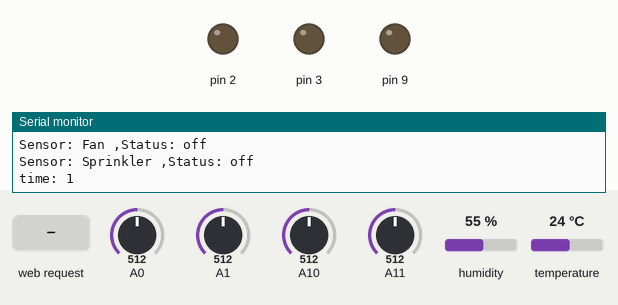
Bench run of a sketch on a simulated Arduino Mega 2560, built with avr-gcc and run on an emulated ATmega2560. Shown: output pins drawn as LEDs (lit = HIGH), the last lines printed to the serial monitor. The inputs (shaded band) are chosen by the test bench; at power-on: A1 = 512, A0 = 512, A10 = 512, A11 = 512, humidity 55 %, temperature 24 °C. WiFi joins after 1.5 s; servers stay silent unless stated.

Above: at 1.6 s.
1.7 s: HTTP request GET /Lamp=on received
At 2.8 s:
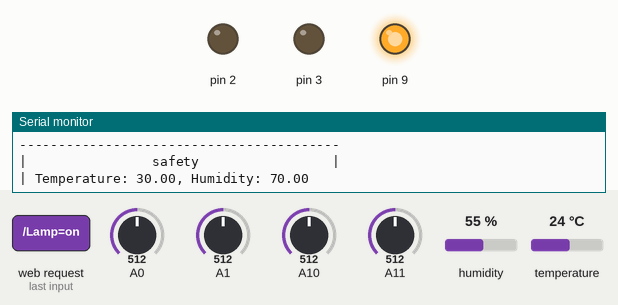
3.6 s: HTTP request GET /Fan=on received
At 4.6 s:
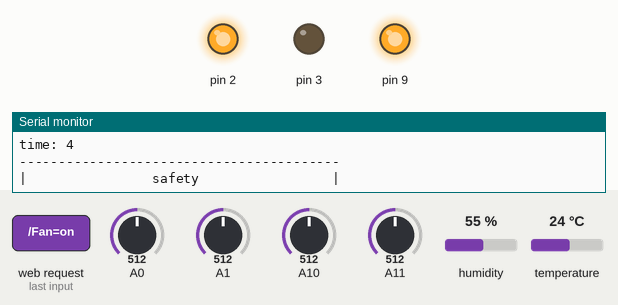
5.4 s: HTTP request GET /Lamp=off received
At 6.4 s:
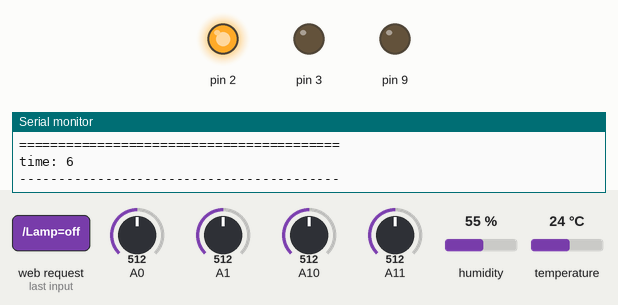
9.8 s: A1 set to 816
11.3 s: A1 set to 840
Timing chart, 0 to 14.2 s (numbered marks = the images above; inputs shaded):
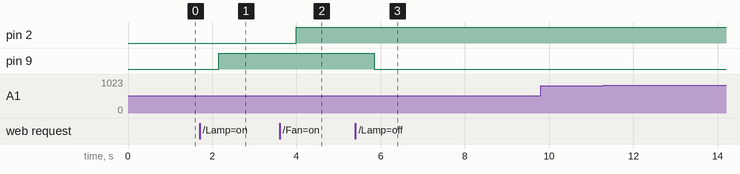

Measured:
- after the input at 1.7 s, pin 9: LOW → HIGH after 0.45 s
- after the input at 3.6 s, pin 2: LOW → HIGH after 0.40 s
- after the input at 5.4 s, pin 9: HIGH → LOW after 0.44 s

The sketch:

Ethernet.ino
```cpp
#include <Ethernet.h>
#include <SPI.h>
#include <SHT1x.h>
#include <stdlib.h>

  #define dataPin  6
  #define clockPin 7

  byte mac[] = {0xDE, 0xAD, 0xBE, 0xEF, 0xFE, 0xED}; // 乙太網路
  IPAddress ip(192, 168, 0, 30);                     // local IP
  IPAddress remote(192, 168, 0, 108);                // remote IP
  EthernetServer Listen(80);                         // server
  EthernetClient client;                             // client

  SHT1x sht1x(dataPin, clockPin);                    // 傳感器

  boolean EthernetTf = true;
  String Request;                                    // stores the HTTP request
  float Temperature, Humidity;                       // 溫度、濕度
  int Soil, Light;                                   // 土壤, 光

  float safe_Temperature, safe_Humidity;             // safety value
  int safe_Soil, safe_Light;                         // saftey value

  static int Auto = 1;
  static int Manually = 2;
  int Status = Auto;

  String tempLamp, tempFan, tempSprinkler;
  int time = 1;


  void setup() {
    Serial.begin(9600);

    pinMode(A10, INPUT);            //指撥開關1控制上傳
    pinMode(A11, INPUT);            //指撥開關4控制監聽

    pinMode(A0, INPUT);             // 設定腳位位置的行為
    pinMode(9, OUTPUT);             // 同上
    pinMode(2, OUTPUT);             // 同上
    pinMode(3, OUTPUT);             // 同上

    Ethernet.begin(mac, ip);
    Listen.begin();
    Serial.print("server is at ");
    Serial.println(Ethernet.localIP());

    /* default safe value*/
    safe_Temperature = 30;
    safe_Humidity    = 70;
    safe_Soil        = 20;
    safe_Light       = 100;
    Init_Safetys();
    SetController("Status", "Auto");
  }

  void loop() {
    int Send   = analogRead(A10);           // 光
    int Listen = analogRead(A11);           // 光

    Controller();

    EthernetSend();
    EthernetListen();
    //Serial.print("Send: ");
    //Serial.print(Send);
    //Serial.print("  Listen: ");
    //Serial.println(Listen);
    delay(500);
  }

  void EthernetSend() {
    Serial.print("time: ");
    Serial.println(time);
    if(time == 1800) {
      Deliver();
      time = 0;
    }
    time++;
  }

  void Init_Safetys() {
    if (client.connect(remote, 80)) {
      Serial.println("connected");
      client.print("GET /ipps/api/safetys/");
      client.println(" HTTP/1.0");
      client.println();

      client.stop();
      client.flush();
      Serial.println("Update Safetys!!");
    } else {
      Serial.println("connection failed");
    }
  }

  void Controller() {
    Temperature = sht1x.readTemperatureC(); // 溫度傳感器
    Humidity    = sht1x.readHumidity();     // 濕度傳感器
    int loo     = analogRead(A1);
    Soil        = (1000-(loo-23))/10;       // 土壤
    Light       = analogRead(A0);           // 光

    Show();
    if(Status == Auto) {
        String Sensor="", Status="";

        /**  Lamp **/
        if(Light < safe_Light) {
          Sensor = "Lamp";
          Status = "on";
        } else {
          Sensor = "Lamp";
          Status = "off";
        }
        if( tempLamp != Sensor+Status) {
          SetController(Sensor, Status);
          tempLamp = Sensor+Status;
        }

        /**  Fan **/
        if(Temperature>safe_Temperature || Humidity>safe_Humidity) {
          Sensor = "Fan";
          Status = "on";
        } else {
          Sensor = "Fan";
          Status = "off";
        }
        if( tempFan != Sensor+Status) {
          SetController(Sensor, Status);
          tempFan = Sensor+Status;
        }

        /**  Sprinkler **/
        if(Soil < safe_Soil) {
          Sensor = "Sprinkler";
          Status = "on";
        } else {
          Sensor = "Sprinkler";
          Status = "off";
        }
        if( tempSprinkler != Sensor+Status) {
          SetController(Sensor, Status);
          tempSprinkler = Sensor+Status;
        }
    }
  }

  void SetController(String Sensor, String Status) {
    Serial.print("Sensor: ");
    Serial.print(Sensor);
    Serial.print(" ,Status: ");
    Serial.println(Status);

    if (client.connect(remote, 80)) {
      client.print("GET /ipps/api/equipment/");
      client.print(Sensor);
      client.print("/");
      client.print(Status);
      client.print("/");
      client.println(" HTTP/1.0");
      client.println();

      client.stop();
      client.flush();
    } else {
      Serial.println("connection failed");
    }
  }

  void Deliver() {
    if (client.connect(remote, 80)) {
      Serial.println("connected");
      client.print("GET /ipps/api/index/");
      client.print(Humidity);
      client.print("/");
      client.print(Light);
      client.print("/");
      client.print(Soil);
      client.print("/");
      client.print(Temperature);
      client.print("/");
      client.println(" HTTP/1.0");
      client.println();

      client.stop();
      client.flush();
      Serial.println("send!!");
    } else {
      Serial.println("connection failed");
    }
  }

  void Show() {
    Serial.println("-----------------------------------------");
    Serial.println("|                safety                 |");
    Serial.print("| Temperature: ");  // 溫度的值
    Serial.print(safe_Temperature); // 溫度的值
    Serial.print(", ");
    Serial.print("Humidity: ");     // 濕度的值
    Serial.println(safe_Humidity);  // 濕度的值
    Serial.print("| Light: ");
    Serial.print(safe_Light);
    Serial.print(", ");
    Serial.print("Soil: ");         // 土壤的值
    Serial.print(safe_Soil);        // 土壤的值
    Serial.print("% ");
    Serial.print("Status: ");
    Serial.println(Status);
    Serial.println("-----------------------------------------");
    Serial.print("| Temperature: ");  // 溫度的值
    Serial.print(Temperature);      // 溫度的值
    Serial.print(", ");
    Serial.print("Humidity: ");     // 濕度的值
    Serial.println(Humidity);        // 濕度的值
    Serial.print("| Light: ");
    Serial.print(Light);
    Serial.print(", ");
    Serial.print("Soil: ");         // 土壤的值
    Serial.print(Soil);             // 土壤的值
    Serial.println("%");
    Serial.println("=========================================");
    Serial.println("");
    Serial.println("");
  }

  void EthernetListen() {
    // Listen for incoming clients
    EthernetClient client = Listen.available();
    if (client) {
//      Serial.println("new client");
      // an http request ends with a blank line
      boolean currentLineIsBlank = true;
      while (client.connected()) {
        if (client.available()) {
          char c = client.read();
          Request += c;
          if (c == '\n' && currentLineIsBlank) {
            Control(Request);
            //Serial.println(Request);
            Request = "";
            break;
          }
          if (c == '\n') {
            // you're starting a new line
            currentLineIsBlank = true;
          } else if (c != '\r') {
            // you've gotten a character on the current line
            currentLineIsBlank = false;
          }
        }
      }
      client.stop();
      //Serial.println("client disonnected");
    }
  }


  /* network url control - http://IP/XXX */
  void Control(String Request) {

    if(Request.indexOf("/safetys") > -1) {
      String safetys = Request.substring(Request.indexOf("[")+1, Request.indexOf("]"));
      safety_split(safetys);
    } else if(Request.indexOf("/Status=Auto") > -1) {
      Status = Auto;
    } else if(Request.indexOf("/Status=Manually") > -1) {
      Status = Manually;
    } else if(Request.indexOf("/Lamp=on") > -1) {
      digitalWrite(9, HIGH);
      tempLamp = "Lampon";
    } else if(Request.indexOf("/Lamp=off") > -1) {
      digitalWrite(9, LOW);
      tempLamp = "Lampoff";
    } else if(Request.indexOf("/Fan=on") > -1) {
      digitalWrite(2, HIGH);
      tempFan = "Fanon";
    } else if(Request.indexOf("/Fan=off") > -1) {
      digitalWrite(2, LOW);
      tempFan = "Fanoff";
    } else if(Request.indexOf("/Sprinkler=on") > -1) {
      digitalWrite(3, HIGH);
      delay(1000);
      digitalWrite(3, LOW);
      tempSprinkler = "Sprinkleron";
      SetController("Sprinkler", "off");
    } else if(Request.indexOf("/Sprinkler=off") > -1) {
      digitalWrite(3, LOW);
      tempSprinkler = "Sprinkleroff";
    }
  }

  /* https://www.inkling.com/read/arduino-cookbook-michael-margolis-2nd/chapter-2/recipe-2-7 */
  void safety_split(String request) {
    int i=0;
    int commaPosition;
    String value = "";
    do {
      commaPosition = request.indexOf(',');
      if(commaPosition != -1) {
        value = request.substring(0, commaPosition);
        request = request.substring(commaPosition+1, request.length());
      } else {  // here after the last comma is found
        //Serial.println(request);  // if there is text after the last comma,
        value = request;
      }
      if(value.length() > 0) {
        switch(i) {
          case 0:
            safe_Humidity = value.toInt();
            break;
          case 1:
            safe_Light = value.toInt();
            break;
          case 2:
            safe_Soil = value.toInt();
            break;
          case 3:
            safe_Temperature = value.toInt();
            break;
        }
      }
      i++;
    } while(commaPosition >=0);
  }
```
